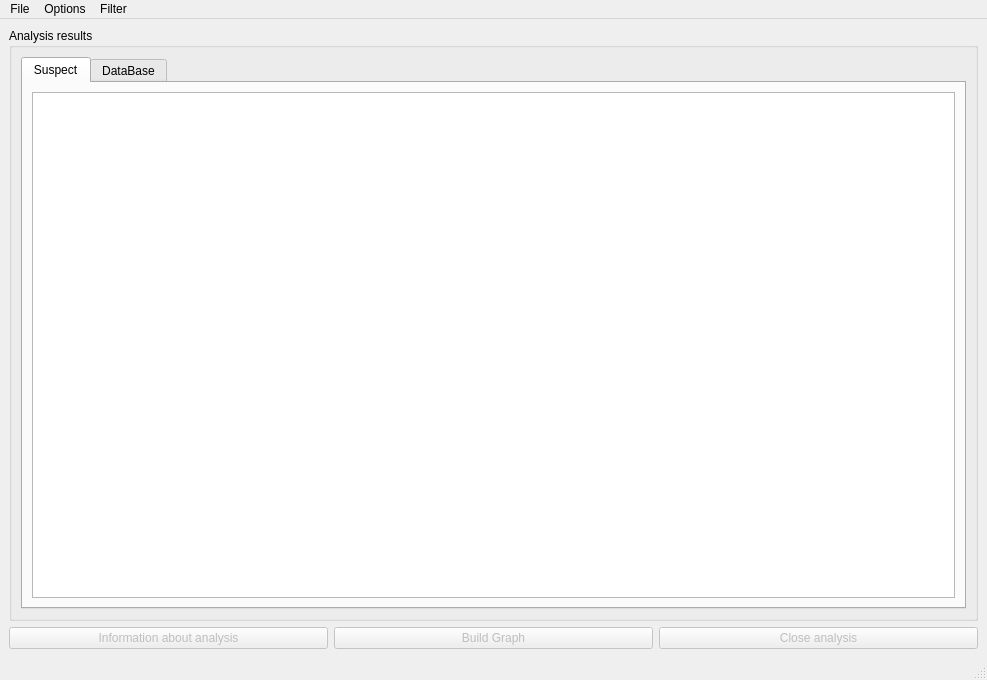
<?xml version="1.0" encoding="UTF-8"?>
<ui version="4.0">
 <class>MainWindow</class>
 <widget class="QMainWindow" name="MainWindow">
  <property name="geometry">
   <rect>
    <x>0</x>
    <y>0</y>
    <width>987</width>
    <height>680</height>
   </rect>
  </property>
  <property name="windowTitle">
   <string>MainWindow</string>
  </property>
  <widget class="QWidget" name="centralwidget">
   <layout class="QVBoxLayout" name="verticalLayout">
    <item>
     <widget class="QGroupBox" name="groupBox">
      <property name="title">
       <string>Analysis results</string>
      </property>
      <layout class="QVBoxLayout" name="verticalLayout_2">
       <item>
        <widget class="QTabWidget" name="tabWidget">
         <property name="currentIndex">
          <number>0</number>
         </property>
         <widget class="QWidget" name="tab">
          <attribute name="title">
           <string>Suspect</string>
          </attribute>
          <layout class="QHBoxLayout" name="horizontalLayout_2">
           <item>
            <widget class="QTableView" name="analTablePlayer"/>
           </item>
          </layout>
         </widget>
         <widget class="QWidget" name="tab_2">
          <attribute name="title">
           <string>DataBase</string>
          </attribute>
          <layout class="QHBoxLayout" name="horizontalLayout_3">
           <item>
            <widget class="QTableView" name="analTableDB"/>
           </item>
          </layout>
         </widget>
        </widget>
       </item>
      </layout>
     </widget>
    </item>
    <item>
     <layout class="QHBoxLayout" name="horizontalLayout">
      <item>
       <widget class="QPushButton" name="infoAnalButt">
        <property name="enabled">
         <bool>false</bool>
        </property>
        <property name="text">
         <string>Information about analysis</string>
        </property>
       </widget>
      </item>
      <item>
       <widget class="QPushButton" name="buildGraphButt">
        <property name="enabled">
         <bool>false</bool>
        </property>
        <property name="text">
         <string>Build Graph</string>
        </property>
       </widget>
      </item>
      <item>
       <widget class="QPushButton" name="closeDBButt">
        <property name="enabled">
         <bool>false</bool>
        </property>
        <property name="text">
         <string>Close analysis</string>
        </property>
       </widget>
      </item>
     </layout>
    </item>
   </layout>
  </widget>
  <widget class="QMenuBar" name="menubar">
   <property name="geometry">
    <rect>
     <x>0</x>
     <y>0</y>
     <width>987</width>
     <height>32</height>
    </rect>
   </property>
   <widget class="QMenu" name="menuFile">
    <property name="title">
     <string>File</string>
    </property>
    <addaction name="actionNew_analysisi"/>
    <addaction name="actionOpen_analysis"/>
    <addaction name="actionSave"/>
    <addaction name="separator"/>
    <addaction name="actionQuit"/>
   </widget>
   <widget class="QMenu" name="menuOptions">
    <property name="title">
     <string>Options</string>
    </property>
   </widget>
   <widget class="QMenu" name="menuFilter">
    <property name="title">
     <string>Filter</string>
    </property>
   </widget>
   <addaction name="menuFile"/>
   <addaction name="menuOptions"/>
   <addaction name="menuFilter"/>
  </widget>
  <widget class="QStatusBar" name="statusbar"/>
  <action name="actionNew_analysisi">
   <property name="text">
    <string>New analysisi</string>
   </property>
  </action>
  <action name="actionOpen_analysis">
   <property name="text">
    <string>Open analysis</string>
   </property>
  </action>
  <action name="actionSave">
   <property name="text">
    <string>Save</string>
   </property>
  </action>
  <action name="actionQuit">
   <property name="text">
    <string>Quit</string>
   </property>
  </action>
 </widget>
 <resources/>
 <connections/>
</ui>
